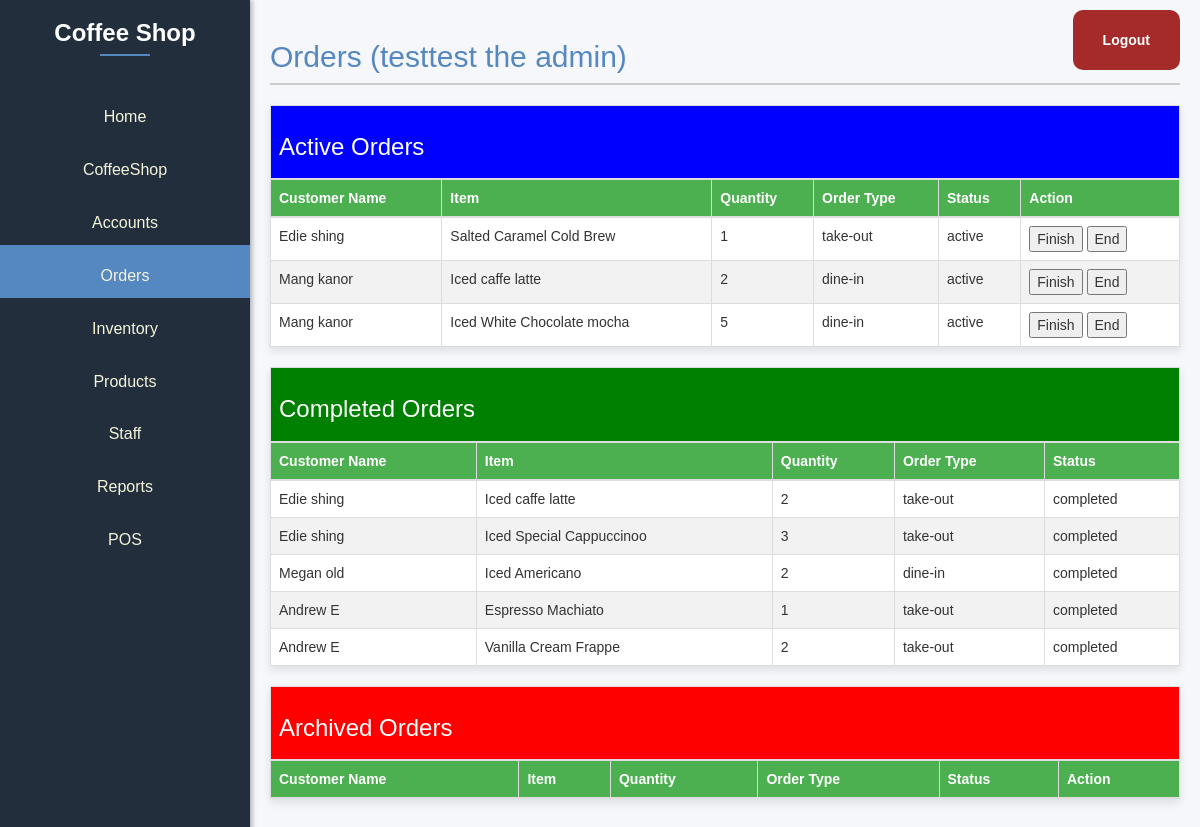
Page /Dashboard/Orders.php (signed in) on the committed database.
### tables this page shows
CREATE TABLE `tblorderitem` (
  `orderitem_id` int(11) NOT NULL,
  `quantity` int(11) DEFAULT NULL,
  `status` enum('active','completed','ended') NOT NULL,
  `orderid` int(11) DEFAULT NULL,
  `productid` int(11) DEFAULT NULL
);

CREATE TABLE `tblcustomers` (
  `customerid` int(11) NOT NULL,
  `customername` varchar(255) NOT NULL,
  `contactnumber` varchar(13) DEFAULT NULL,
  `email` varchar(255) DEFAULT NULL,
  `address` varchar(255) DEFAULT NULL
);

CREATE TABLE `tblproducts` (
  `product_id` int(11) NOT NULL,
  `product_name` varchar(255) NOT NULL,
  `product_description` text DEFAULT NULL,
  `price` decimal(10,2) NOT NULL,
  `image` varchar(255) DEFAULT NULL,
  `status` varchar(20) DEFAULT NULL,
  `category` varchar(50) DEFAULT NULL
);

CREATE TABLE `tblorders` (
  `order_id` int(11) NOT NULL,
  `order_type` varchar(255) NOT NULL,
  `order_datetime` datetime NOT NULL,
  `customer_id` int(11) NOT NULL
);

### public/Dashboard/Orders.php (the view, shortened to what this page needs)
<?php
$servername = "127.0.0.1";
$user = "root";
$pass = "";
$dbname = "dbcoffee_shop";
$conn = new mysqli($servername, $user, $pass, $dbname);
?>
<!DOCTYPE html>
<html lang="en">
<head>
    <link rel="stylesheet" href="https://maxcdn.bootstrapcdn.com/font-awesome/4.7.0/css/font-awesome.min.css">
    <link rel="stylesheet" href="https://maxcdn.bootstrapcdn.com/bootstrap/3.3.7/css/bootstrap.min.css">
    <link rel="stylesheet" href="dashboard.css" />
</head>
<body>
    <div class="dashboard">
        <div class="sidebar">
            <h1>Coffee Shop</h1>
            <?php if ($_SESSION['position'] == "barista") : ?>
                <ul>
                    <li><a href="Orders.php">Orders</a></li>
                </ul>
            <?php else : ?>
                <ul>
                    <li><a href="dashboard.php">Home</a></li>
                    <li><a href="coffeeshop_info.php">CoffeeShop</a></li>
                    <li><a href="accounts.php">Accounts</a></li>
                    <li style="background-color: var(--primary-color);"><a href="Orders.php">Orders</a></li>
                    <li><a href="Inventory.php">Inventory</a></li>
                    <li><a href="Products.php">Products</a></li>
                    <li><a href="Staff.php">Staff</a></li>
                    <li><a href="Reports.php">Reports</a></li>
                    <li><a href="../POS front-end/Main.php">POS</a></li>
                </ul>
            <?php endif; ?>
        </div>
        <div class="top-right">
            <a href="logout.php" class="login-button">Logout</a>
        </div>
        <div class="content">
            <h2>Orders
                <?php echo " (" . $_SESSION['username'] . " the " . $_SESSION['position'] . ") " ?>
            </h2>
            <div>
                <form method="post" action="<?php echo $_SERVER['PHP_SELF']; ?>">
                    <table class="table table-bordered" id="ordersTable" width="100%" cellspacing="0">
                        <thead>
                            <tr>
                                <th colspan="6" style="background-color: blue;">
                                    <h3>Active Orders</h3>
                                </th>
                            </tr>
                            <tr>
                                <th>Customer Name</th>
                                <th>Item</th>
                                <th>Quantity</th>
                                <th>Order Type</th>
                                <th>Status</th>
                                <th>Action</th>
                            </tr>
                        </thead>
                        <tbody>
                            <?php
                            $sql_ordersActive = "SELECT
                            oi.orderitem_id,
                            c.customername,
                            p.product_name,
                            oi.quantity AS total_quantity,
                            o.order_type,
                            oi.status AS order_status
                        FROM
                            tblorderitem oi
                        JOIN
                            tblorders o ON oi.orderid = o.order_id
                        JOIN
                            tblproducts p ON oi.productid = p.product_id
                        JOIN
                            tblcustomers c ON o.customer_id = c.customerid
                        WHERE
                            oi.status = 'active'
                        GROUP BY
                            c.customerid, c.customername, p.product_name, o.order_type, oi.status";
                            $result_ordersActive = $conn->query($sql_ordersActive);
                            while ($row = $result_ordersActive->fetch_assoc()) : ?>
                                <tr>
                                    <td>
                                        <?php echo $row['customername']; ?>
                                    </td>
                                    <td>
                                        <?php echo $row['product_name']; ?>
                                    </td>
                                    <td>
                                        <?php echo $row['total_quantity']; ?>
                                    </td>
                                    <td>
                                        <?php echo $row['order_type']; ?>
                                    </td>
                                    <td>
                                        <?php echo $row['order_status']; ?>
                                    </td>
                                    <td>
                                        <button type="submit" name="finish_order" value="<?php echo $row['orderitem_id']; ?>">Finish</button>
                                        <button type="submit" name="ended_order" value="<?php echo $row['orderitem_id']; ?>">End</button>
                                    </td>
                                </tr>
                            <?php endwhile; ?>
                        </tbody>
                    </table>
                </form>
            </div>
            <div>
                <form method="post" action="<?php echo $_SERVER['PHP_SELF']; ?>">
                    <table class="table table-bordered" id="ordersTable" width="100%" cellspacing="0">
                        <thead>
                            <tr>
                                <th colspan="5" style="background-color: green;">
                                    <h3>Completed Orders</h3>
                                </th>
                            </tr>
                            <tr>
                                <th>Customer Name</th>
                                <th>Item</th>
                                <th>Quantity</th>
                                <th>Order Type</th>
                                <th>Status</th>
                            </tr>
                        </thead>
                        <tbody>
                            <?php
                            $sql_ordersComplete = "SELECT
                            oi.orderitem_id,
                            c.customername,
                            p.product_name,
                            oi.quantity AS total_quantity,
                            o.order_type,
                            oi.status AS order_status
                        FROM
                            tblorderitem oi
                        JOIN
                            tblorders o ON oi.orderid = o.order_id
                        JOIN
                            tblproducts p ON oi.productid = p.product_id
                        JOIN
                            tblcustomers c ON o.customer_id = c.customerid
                        WHERE
                            oi.status = 'completed'
                        GROUP BY
                            c.customerid, c.customername, p.product_name, o.order_type, oi.status
                            ";
                            $result_ordersComplete = $conn->query($sql_ordersComplete);
                            while ($row = $result_ordersComplete->fetch_assoc()) : ?>
                                <tr>
                                    <td>
                                        <?php echo $row['customername']; ?>
                                    </td>
                                    <td>
                                        <?php echo $row['product_name']; ?>
                                    </td>
                                    <td>
                                        <?php echo $row['total_quantity']; ?>
                                    </td>
                                    <td>
                                        <?php echo $row['order_type']; ?>
                                    </td>
                                    <td>
                                        <?php echo $row['order_status']; ?>
                                    </td>
                                </tr>
                            <?php endwhile; ?>
                        </tbody>
                    </table>
                </form>
            </div>
            <div>
                <form method="post" action="<?php echo $_SERVER['PHP_SELF']; ?>">
                    <table class="table table-bordered" id="ordersTable" width="100%" cellspacing="0">
                        <thead>
                            <tr>
                                <th colspan="6" style="background-color: red;">
                                    <h3>Archived Orders</h3>
                                </th>
                            </tr>
                            <tr>
                                <th>Customer Name</th>
                                <th>Item</th>
                                <th>Quantity</th>
                                <th>Order Type</th>
                                <th>Status</th>
                                <th>Action</th>
                            </tr>
                        </thead>
                    </table>
                </form>
            </div>
            <br><br>
        </div>
    </div>
</body>
</html>

### public/Dashboard/dashboard.css (style rules this page uses)
:root { --primary-color: #5587c0; --secondary-color: #222E3C; --background-color: #F5F5DC; --text-color: #ffff; --button-color: #A52A2A; }
body, html { margin: 0; padding: 0; font-family: Arial, sans-serif; height: 100%; background-color: #F5F7FB; }
.dashboard { display: flex; height: 100%; }
.sidebar { width: 250px; background-color: var(--secondary-color); color: var(--text-color); padding: 0; box-shadow: 2px 0 5px rgba(0, 0, 0, 0.3); position: fixed; height: 100%; top: 0; left: 0; overflow-y: auto; display: flex; flex-direction: column; }
.sidebar h1 { text-align: center; margin-bottom: 40px; position: relative; font-size: 24px; font-weight: 600; }
.sidebar h1::after { content: ''; display: block; width: 50px; height: 2px; background-color: var(--primary-color); position: absolute; bottom: -10px; left: calc(50% - 25px); }
.sidebar ul { list-style-type: none; text-align: center; padding: 0; }
.sidebar ul li { margin: 0 !important; padding-top: 10px !important; }
.sidebar ul li a { display: flex; justify-content: center; align-items: center; padding: 10px; color: #F5F5DC; text-decoration: none; font-size: 16px; transition: 0.3s; }
.content { background-color: #F5F7FB; margin-left: 250px; padding: 20px; width: calc(100% - 250px); }
.content h2 { color: var(--primary-color); border-bottom: 2px solid #ccc; padding-bottom: 10px; }
.top-right { position: absolute; top: 10px; right: 10px; }
.login-button { background-color: var(--button-color); color: white; padding: 20px 30px; margin-right: 10px; text-decoration: none; border-radius: 10px; font-weight: bold; transition: background-color 0.3s; display: inline-block; }

### public/Dashboard/Orders.php (style rules this page uses)
body { font-family: Arial, sans-serif; background-color: #F5F5DC; }
table { margin: 20px auto; border-collapse: collapse; box-shadow: 0 4px 8px rgba(0, 0, 0, 0.1); background-color: #fff; color: #333; }
th, td { border: 1px solid #ddd; padding: 15px; text-align: left; }
th { background-color: #4caf50; color: #fff; }
tr:nth-child(even) { background-color: #f2f2f2; }

### rows in the picture
tblorderitem: tblcustomers.customername "Edie shing", productid.product_name "Salted Caramel Cold Brew", quantity "1", orderid.order_type "take-out", status "active", $row['orderitem_id'] 2 (drawn)
tblorderitem: tblcustomers.customername "Mang kanor", productid.product_name "Iced caffe latte", quantity "2", orderid.order_type "dine-in", status "active", $row['orderitem_id'] 5 (drawn)
tblorderitem: tblcustomers.customername "Mang kanor", productid.product_name "Iced White Chocolate mocha", quantity "5", orderid.order_type "dine-in", status "active", $row['orderitem_id'] 4 (drawn)
tblorderitem: tblcustomers.customername "Edie shing", productid.product_name "Iced caffe latte", quantity "2", orderid.order_type "take-out", status "completed"
tblorderitem: tblcustomers.customername "Edie shing", productid.product_name "Iced Special Cappuccinoo", quantity "3", orderid.order_type "take-out", status "completed"
tblorderitem: tblcustomers.customername "Megan old", productid.product_name "Iced Americano", quantity "2", orderid.order_type "dine-in", status "completed"
tblorderitem: tblcustomers.customername "Andrew E", productid.product_name "Espresso Machiato", quantity "1", orderid.order_type "take-out", status "completed"
tblorderitem: tblcustomers.customername "Andrew E", productid.product_name "Vanilla Cream Frappe", quantity "2", orderid.order_type "take-out", status "completed"

### other values in the picture
$_SESSION['username'] "testtest"
$_SESSION['position'] "admin"
